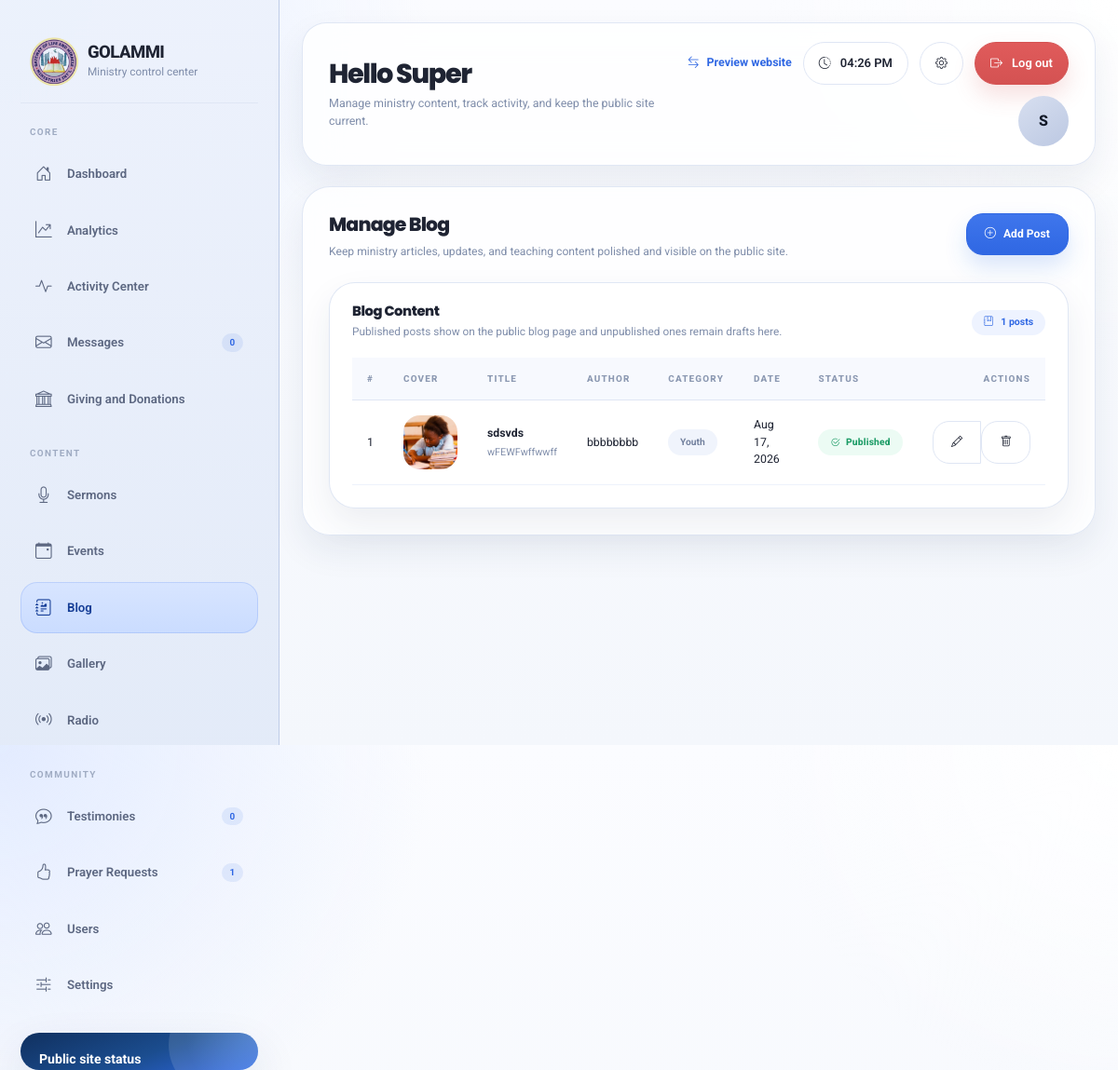
Screenshot of /admin/blog (signed in) with the database file from the repository.
### models/user.py (models this page shows, shortened)
class User(UserMixin, db.Model):
    __tablename__ = "users"
    id = db.Column(db.Integer, primary_key=True)
    username = db.Column(db.String(80), unique=True, nullable=False)
    email = db.Column(db.String(120), unique=True, nullable=False)
    password_hash = db.Column(db.String(255), nullable=False)
    full_name = db.Column(db.String(120), nullable=False)
    role = db.Column(
        db.String(50), nullable=False, default="admin"
    )  # super_admin, admin, moderator, editor
    is_active = db.Column(db.Boolean, default=True)
    created_at = db.Column(db.DateTime, default=datetime.utcnow)
    updated_at = db.Column(
        db.DateTime, default=datetime.utcnow, onupdate=datetime.utcnow
    )
    last_login = db.Column(db.DateTime)
    created_sermons = db.relationship(
        "Sermon", backref="creator", lazy=True, foreign_keys="Sermon.created_by"
    )
    updated_sermons = db.relationship(
        "Sermon", backref="updater", lazy=True, foreign_keys="Sermon.updated_by"
    )
    created_events = db.relationship(
        "Event", backref="creator", lazy=True, foreign_keys="Event.created_by"
    )
    updated_events = db.relationship(
        "Event", backref="updater", lazy=True, foreign_keys="Event.updated_by"
    )
    created_blog_posts = db.relationship(
        "BlogPost", backref="creator", lazy=True, foreign_keys="BlogPost.created_by"
    )
    updated_blog_posts = db.relationship(
        "BlogPost", backref="updater", lazy=True, foreign_keys="BlogPost.updated_by"
    )
    def is_super_admin(self):
        return self.role == "super_admin"
    def is_admin(self):
        return self.role in ["super_admin", "admin"]

### models/blog.py (models this page shows, shortened)
class BlogPost(db.Model):
    __tablename__ = "blog_posts"
    id = db.Column(db.Integer, primary_key=True)
    title = db.Column(db.String(200), nullable=False)
    slug = db.Column(db.String(200), unique=True, nullable=False)
    content = db.Column(db.Text, nullable=False)
    excerpt = db.Column(db.String(300))
    category = db.Column(
        db.String(50), nullable=False
    )  # Event, Ministry, Testimony, Youth, Prayer, Worship
    author = db.Column(db.String(100), nullable=False)
    featured_image = db.Column(db.String(255))
    is_featured = db.Column(db.Boolean, default=False)
    is_published = db.Column(db.Boolean, default=True)
    meta_title = db.Column(db.String(200))
    meta_description = db.Column(db.String(300))
    meta_keywords = db.Column(db.String(300))
    published_date = db.Column(db.DateTime, default=datetime.utcnow)
    created_at = db.Column(db.DateTime, default=datetime.utcnow)
    updated_at = db.Column(
        db.DateTime, default=datetime.utcnow, onupdate=datetime.utcnow
    )
    created_by = db.Column(db.Integer, db.ForeignKey("users.id"))
    updated_by = db.Column(db.Integer, db.ForeignKey("users.id"))
    comments = db.relationship(
        "BlogComment", backref="post", lazy=True, cascade="all, delete-orphan"
    )

### routes/admin.py (the view)
@admin_bp.route("/blog")
@login_required
@admin_required
def blog():
    page = request.args.get("page", 1, type=int)
    posts = BlogPost.query.order_by(BlogPost.created_at.desc()).paginate(
        page=page, per_page=10
    )
    return render_template("admin/blog.html", posts=posts)

### templates/admin/blog.html (shortened to what this page needs)
{% extends "admin/base.html" %}
{% block page_title %}Manage Blog{% endblock %}
{% block page_subtitle %}Keep ministry articles, updates, and teaching content polished and visible on the public site.{% endblock %}
{% block page_actions %}
<a href="{{ url_for('admin.add_blog') }}" class="btn btn-gold">
    <i class="bi bi-plus-circle"></i>
    Add Post
</a>
{% endblock %}
{% block content %}
<div class="section-grid">
    <div class="table-shell" data-aos="fade-up">
        <div class="table-shell-header">
            <div>
                <h5 class="admin-card-title mb-1">Blog Content</h5>
                <p class="admin-card-subtitle">Published posts show on the public blog page and unpublished ones remain drafts here.</p>
            </div>
            <span class="eyebrow"><i class="bi bi-journal-bookmark"></i> {{ posts.total }} posts</span>
        </div>
        <div class="table-shell-body">
            <div class="table-responsive">
                <table class="table table-custom align-middle">
                    <thead>
                        <tr>
                            <th>#</th>
                            <th>Cover</th>
                            <th>Title</th>
                            <th>Author</th>
                            <th>Category</th>
                            <th>Date</th>
                            <th>Status</th>
                            <th class="text-end">Actions</th>
                        </tr>
                    </thead>
                    <tbody>
                        {% for post in posts.items %}
                        <tr>
                            <td>{{ loop.index + (posts.page - 1) * posts.per_page }}</td>
                            <td>
                                {% if post.featured_image %}
                                <img src="{{ url_for('static', filename='uploads/' + post.featured_image) }}" alt="{{ post.title }}" style="width: 58px; height: 58px; object-fit: cover; border-radius: 18px;">
                                {% else %}
                                <div class="inline-avatar"><i class="bi bi-journal-richtext"></i></div>
                                {% endif %}
                            </td>
                            <td>
                                <div class="fw-bold">{{ post.title|truncate(42) }}</div>
                                <div class="text-muted small mt-1">
                                    {{ post.excerpt|default('No excerpt yet.', true)|truncate(58) }}
                                </div>
                            </td>
                            <td>{{ post.author }}</td>
                            <td><span class="soft-badge">{{ post.category }}</span></td>
                            <td>{{ post.created_at.strftime('%b %d, %Y') }}</td>
                            <td>
                                <span class="status-badge {% if post.is_published %}active{% else %}inactive{% endif %}">
                                    <i class="bi {% if post.is_published %}bi-check2-circle{% else %}bi-eye-slash{% endif %}"></i>
                                    {% if post.is_published %}Published{% else %}Draft{% endif %}
                                </span>
                            </td>
                            <td class="text-end">
                                <div class="btn-group btn-group-sm">
                                    <a href="{{ url_for('admin.edit_blog', post_id=post.id) }}" class="btn btn-outline-secondary" title="Edit">
                                        <i class="bi bi-pencil"></i>
                                    </a>
                                    <form action="{{ url_for('admin.delete_blog', post_id=post.id) }}" method="POST" style="display: inline;" onsubmit="return confirm('Are you sure you want to delete this post?');">
                                        <button type="submit" class="btn btn-outline-danger" title="Delete">
                                            <i class="bi bi-trash"></i>
                                        </button>
                                    </form>
                                </div>
                            </td>
                        </tr>
                        {% endfor %}
                    </tbody>
                </table>
            </div>
        </div>
    </div>
</div>
{% endblock %}

### templates/admin/base.html (shortened to what this page needs)
<!DOCTYPE html>
<html lang="en">
<head>
    <link href="{{ url_for('static', filename='assets/vendor/bootstrap/css/bootstrap.min.css') }}" rel="stylesheet">
    <link href="{{ url_for('static', filename='assets/vendor/bootstrap-icons/bootstrap-icons.css') }}" rel="stylesheet">
    <link href="{{ url_for('static', filename='assets/vendor/aos/aos.css') }}" rel="stylesheet">
</head>
<body>
    <div class="admin-layout">
        <aside class="sidebar">
            <div class="sidebar-inner">
                <div class="brand">
                    <div class="brand-mark">
                        <img src="{{ url_for('static', filename='assets/img/logo_2.png') }}" alt="GOLAMMI logo">
                    </div>
                    <div class="brand-copy">
                        <h1>GOLAMMI</h1>
                        <p>Ministry control center</p>
                    </div>
                </div>
                <div>
                    <p class="sidebar-group-title">Core</p>
                    <nav class="nav">
                        <a class="nav-link {% if request.endpoint == 'admin.dashboard' %}active{% endif %}" href="{{ url_for('admin.dashboard') }}">
                            <i class="bi bi-house-door"></i>
                            <span>Dashboard</span>
                        </a>
                        <a class="nav-link {% if request.endpoint in ['admin.analytics'] %}active{% endif %}" href="{{ url_for('admin.analytics') }}">
                            <i class="bi bi-graph-up-arrow"></i>
                            <span>Analytics</span>
                        </a>
                        {% if current_user.is_authenticated and current_user.is_super_admin() %}
                        <a class="nav-link {% if request.endpoint in ['admin.activity_center'] %}active{% endif %}" href="{{ url_for('admin.activity_center') }}">
                            <i class="bi bi-activity"></i>
                            <span>Activity Center</span>
                        </a>
                        {% endif %}
                        <a class="nav-link {% if request.endpoint in ['admin.contact_messages'] %}active{% endif %}" href="{{ url_for('admin.contact_messages') }}">
                            <i class="bi bi-envelope"></i>
                            <span>Messages</span>
                            <span class="badge">{{ contact_unread_count or 0 }}</span>
                        </a>
                        <a class="nav-link {% if request.endpoint in ['admin.donations'] %}active{% endif %}" href="{{ url_for('admin.donations') }}">
                            <i class="bi bi-bank"></i>
                            <span>Giving and Donations</span>
                        </a>
                    </nav>
                </div>
                <div>
                    <p class="sidebar-group-title">Content</p>
                    <nav class="nav">
                        <a class="nav-link {% if request.endpoint in ['admin.sermons', 'admin.add_sermon', 'admin.edit_sermon'] %}active{% endif %}" href="{{ url_for('admin.sermons') }}">
                            <i class="bi bi-mic"></i>
                            <span>Sermons</span>
                        </a>
                        <a class="nav-link {% if request.endpoint in ['admin.events', 'admin.add_event', 'admin.edit_event'] %}active{% endif %}" href="{{ url_for('admin.events') }}">
                            <i class="bi bi-calendar-event"></i>
                            <span>Events</span>
                        </a>
                        <a class="nav-link {% if request.endpoint in ['admin.blog', 'admin.add_blog', 'admin.edit_blog'] %}active{% endif %}" href="{{ url_for('admin.blog') }}">
                            <i class="bi bi-journal-richtext"></i>
                            <span>Blog</span>
                        </a>
                        <a class="nav-link {% if request.endpoint in ['admin.gallery', 'admin.add_gallery', 'admin.edit_gallery'] %}active{% endif %}" href="{{ url_for('admin.gallery') }}">
                            <i class="bi bi-images"></i>
                            <span>Gallery</span>
                        </a>
                        <a class="nav-link {% if request.endpoint in ['admin.radio', 'admin.add_radio', 'admin.edit_radio'] %}active{% endif %}" href="{{ url_for('admin.radio') }}">
                            <i class="bi bi-broadcast"></i>
                            <span>Radio</span>
                        </a>
                    </nav>
                </div>
                <div>
                    <p class="sidebar-group-title">Community</p>
                    <nav class="nav">
                        <a class="nav-link {% if request.endpoint in ['admin.testimonies', 'admin.add_testimony', 'admin.edit_testimony'] %}active{% endif %}" href="{{ url_for('admin.testimonies') }}">
                            <i class="bi bi-chat-quote"></i>
                            <span>Testimonies</span>
                            <span class="badge">{{ testimony_pending_count or 0 }}</span>
                        </a>
                        <a class="nav-link {% if request.endpoint in ['admin.prayer_requests', 'admin.add_prayer_request', 'admin.edit_prayer_request'] %}active{% endif %}" href="{{ url_for('admin.prayer_requests') }}">
                            <i class="bi bi-hand-thumbs-up"></i>
                            <span>Prayer Requests</span>
                            <span class="badge">{{ prayer_pending_count or 0 }}</span>
                        </a>
                        <a class="nav-link {% if request.endpoint in ['admin.users', 'admin.add_user', 'admin.edit_user'] %}active{% endif %}" href="{{ url_for('admin.users') }}">
                            <i class="bi bi-people"></i>
                            <span>Users</span>
                        </a>
                        <a class="nav-link {% if request.endpoint in ['admin.settings'] %}active{% endif %}" href="{{ url_for('admin.settings') }}">
                            <i class="bi bi-sliders2"></i>
                            <span>Settings</span>
                        </a>
                    </nav>
                </div>
                <div class="sidebar-promo">
                    <h6>Public site status</h6>
                </div>
            </div>
        </aside>
        <main class="main-content">
            <section class="topbar">
                <div class="topbar-copy">
                    <h2>{% block topbar_title %}Hello {{ current_user.full_name.split(' ')[0] if current_user.is_authenticated else 'Admin' }}{% endblock %}</h2>
                    <p>{% block topbar_subtitle %}Manage ministry content, track activity, and keep the public site current.{% endblock %}</p>
                </div>
                <div class="topbar-tools">
                    <a class="topbar-link" href="{{ url_for('frontend.index') }}" target="_blank">
                        <i class="bi bi-arrow-left-right"></i>
                        <span>Preview website</span>
                    </a>
                    <div class="topbar-chip">
                        <i class="bi bi-clock-history"></i>
                        <span id="currentTime">--:--</span>
                    </div>
                    <a class="topbar-chip" href="{{ url_for('auth.profile') }}">
                        <i class="bi bi-gear"></i>
                    </a>
                    <a class="topbar-chip topbar-chip-danger" href="{{ url_for('auth.logout') }}">
                        <i class="bi bi-box-arrow-right"></i>
                        <span>Log out</span>
                    </a>
                    <div class="avatar-pill">
                        {{ (current_user.full_name[:1] if current_user.is_authenticated else "A")|upper }}
                    </div>
                </div>
            </section>
            <section class="content-stage">
                <div class="page-header">
                    <div class="page-title-wrap">
                        <h3>{% block page_title %}Dashboard{% endblock %}</h3>
                        <p>{% block page_subtitle %}Keep your ministry content organized and ready for visitors.{% endblock %}</p>
                    </div>
                    <div class="page-actions">
                        {% block page_actions %}{% endblock %}
                    </div>
                </div>
                {% block content %}{% endblock %}
            </section>
        </main>
    </div>
</body>
</html>

### rows the page displays
User: full_name "Super", is_active+full_name "S"
BlogPost: featured_image (picture), title "sdsvds", excerpt "wFEWFwffwwff", author "bbbbbbbb", category "Youth", created_at "Aug 17, 2026", is_published True (drawn)

### other values shown
{{ contact_unread_count or 0 }} "0"
{{ testimony_pending_count or 0 }} "0"
{{ prayer_pending_count or 0 }} "1"
{{ posts.total }} "1"
